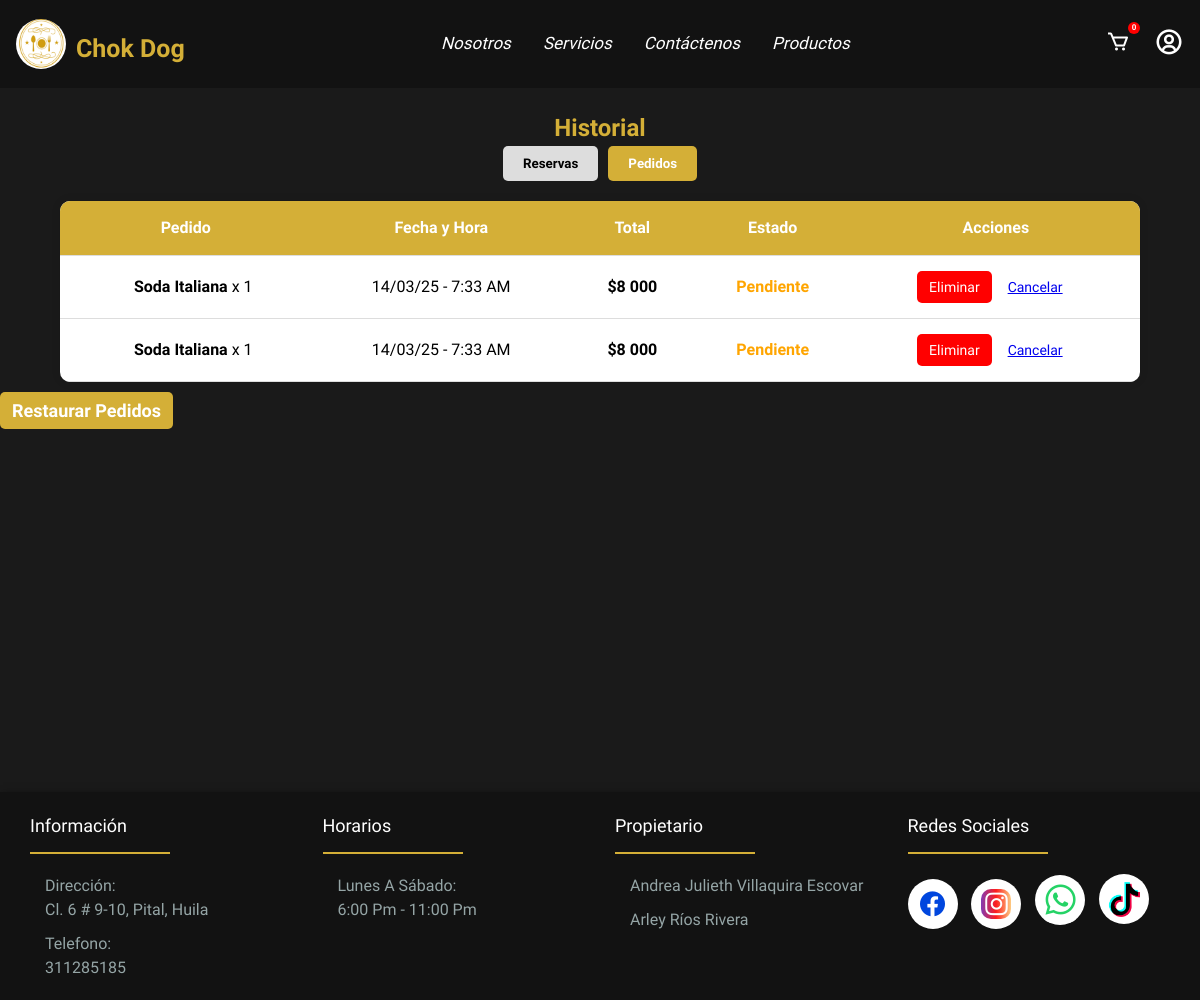
The page /historial (signed in) on the database its author committed.
### comida/models.py (models this page shows, shortened)
class Pedido(models.Model):
    ESTADOS = [
        ('pendiente', 'Pendiente'),
        ('confirmado', 'Confirmado'),
        ("enviado", "Enviado"),
        ("entregado", "Entregado"),
        ("cancelado", "Cancelado"),
    ]
    METODOS_PAGO = [
        ('nequi', 'Nequi'),
        ('daviplata', 'Daviplata'),
        ('contra_entrega', 'Contra Entrega'),  # 🔹 Agregado correctamente
    ]
    nombre = models.CharField(max_length=255)
    email = models.EmailField()
    telefono = models.CharField(max_length=15)
    metodo_pago = models.CharField(max_length=50, choices=METODOS_PAGO)
    comprobante = models.ImageField(upload_to="comprobantes/", null=True, blank=True)
    productos = models.JSONField()  # Se almacenará como JSON con los productos y cantidades
    total = models.DecimalField(max_digits=10, decimal_places=0)
    fecha = models.DateTimeField(auto_now_add=True)
    direccion = models.CharField(max_length=255)
    fecha_pedido = models.DateTimeField(default=now)
    estado = models.CharField(max_length=20, choices=ESTADOS, default='pendiente')

### comida/views.py (the view)
# urls.py: path('historial', views.historial, name='historial'),
def historial(request):
    pedidos = []
    reservas = []
    if request.user.is_authenticated:
        pedidos = Pedido.objects.filter(email__iexact=request.user.email).order_by('-fecha')
        reservas = Reserva.objects.filter(email__iexact=request.user.email)
        for pedido in pedidos:
            pedido.estado_display = pedido.get_estado_display()
            pedido.productos = json.loads(pedido.productos) if isinstance(pedido.productos, str) else pedido.productos
    return render(request, "historial.html", {"pedidos": pedidos, "reservas": reservas})

### comida/templates/historial.html (shortened to what this page needs)
{% extends 'base.html' %}
{% load static %}
{% load humanize %}
{% block content %}
    <link rel="stylesheet" href="{% static 'historial.css' %}">
    <div class="historial">
        <h2>Historial</h2>
        <div class="tab-container">
            <button class="tab" onclick="showTab('reservas')">Reservas</button>
            <button class="tab active" onclick="showTab('compras')">Pedidos</button>
        </div>
        <div id="compras" class="content">
            <table>
                <thead>
                    <tr>
                        <th>Pedido</th>
                        <th>Fecha y Hora</th>
                        <th>Total</th>
                        <th>Estado</th>
                        <th>Acciones</th>
                    </tr>
                </thead>
                <tbody>
                    {% for pedido in pedidos %}
                    <tr id="pedido-{{ pedido.id }}">
                        <td>
                            <ul>
                                {% for producto in pedido.productos %}
                                <li>
                                    <strong>{{ producto.nombre }}</strong>
                                    x {{ producto.cantidad }}
                                </li>
                                {% endfor %}
                            </ul>
                        </td>
                        <td>{{ pedido.fecha|date:"d/m/y - g:i A" }}</td>
                        <td><strong>${{ pedido.total|intcomma }}</strong></td>
                        <td class="estado-{{ pedido.estado }}">{{ pedido.get_estado_display }}</td>
                        <td>
                            <button class="btn delete" onclick="confirmarEliminacionPedido('{{ pedido.id }}')">Eliminar</button>
                            {% if pedido.estado == "pendiente" %}
                                <a href="{% url 'cancelar_pedido' pedido.id %}" class="btn cancelar" onclick="return confirm('¿Estás seguro de que quieres cancelar este pedido?');">Cancelar</a>
                            {% endif %}
                        </td>
                    </tr>
                    {% empty %}
                    <tr>
                        <td colspan="6">No tienes pedidos registradas.</td>
                    </tr>
                    {% endfor %}
                </tbody>
            </table>
            <button class="rest" onclick="restaurarPedidos()">Restaurar Pedidos</button>
        </div>
    </div>
{% endblock %}

### comida/static/barra.css (style rules this page uses)
* { margin: 0; padding: 0; box-sizing: border-box; font-family: "Kotta One", serif; box-sizing: border-box; }
:root { --text_4: rgba(0, 0, 0, 0.3); --text_sha: 5px 20px 5px #000000; --box: 0px 4px 10px rgb(0, 0, 0); --blanco: #FFFFFF; --negro-profundo: #1a1a1a; --fondo: #0000007b; --dorado: #D4AF37; --gris-industrial: #2d2d2d; --negro-carbon: #121212; --gris-acero: #95A5A6; }
body { margin: 0; padding: 0; position: relative; min-height: 90vh; padding-bottom: 200px; line-height: 1.5; }
ul { list-style: none; }

### comida/static/historial.css (style rules this page uses)
.historial { background-color: var(--negro-profundo); min-height: 90vh; padding: 30px 0 50px 0; }
.content { display: none; }
.content.active { display: block; }
h2 { text-align: center; color: var(--dorado); }
.tab-container { display: flex; justify-content: center; gap: 10px; margin-bottom: 20px; }
.tab { padding: 10px 20px; cursor: pointer; background: #ddd; border-radius: 5px; border: none; font-weight: bold; }
.tab.active { background: var(--dorado); color: white; }
table { width: 90%; margin: auto; border-collapse: collapse; background: white; border-radius: 10px; overflow: hidden; box-shadow: 0px 0px 10px rgba(0, 0, 0, 0.1); }
th, td { padding: 15px; text-align: center; border-bottom: 1px solid #ddd; }
th { background: var(--dorado); color: white; }
ul { padding-left: 15px; margin: 0; }
.btn { padding: 8px 12px; cursor: pointer; border: none; border-radius: 5px; font-size: 14px; }
.rest { background-color: var(--dorado); color: #ffffff; font-weight: bold; margin: 10px 0; padding: 8px 12px; cursor: pointer; border-radius: 5px; font-size: 18px; border: none; cursor: pointer; }
.btn.delete { background: red; color: white; }
.estado-pendiente { color: orange; font-weight: bold; }

### rows shown on the page
Pedido: nombre "Soda Italiana", cantidad "1", fecha "14/03/25 - 7:33 AM", total "8 000", estado "Pendiente", shows "Cancelar"
Pedido: nombre "Soda Italiana", cantidad "1", fecha "14/03/25 - 7:33 AM", total "8 000", estado "Pendiente", shows "Cancelar"
